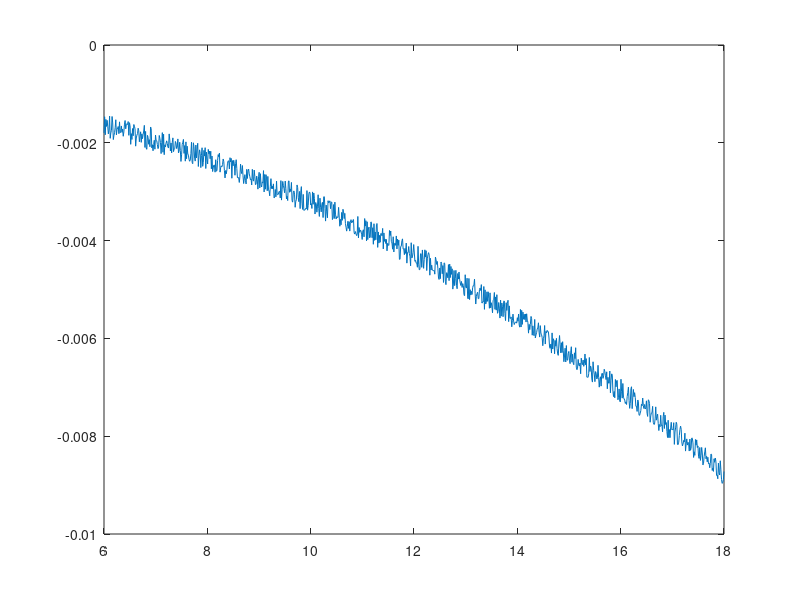

This chart was generated by the following MATLAB code: (Note: this script raises an error after producing the figure.)

%%

% Generate B^2 distriution with noise

B = linspace(6, 18, 1000);
V = -0.001 - (B.^2) .* 0.008 ./ 324 + rand(1, 1000) .* 0.0005;

plot(B, V)

data = [B' V'];
save('typical_B2_plus_noise.dat', 'data', '-ascii', '-tabs');

% Generate typical flat disibution with noise

% B = linspace(6, 18, 1000);
% V = -0.001 + rand(1, 1000) .* 0.001;
% 
% plot(B, V)
    
%%

data = load('typical_B2_plus_noise.dat');
B = data(:,1);
V = data(:,2) .* 1e3;

p = polyfit(1./B, V, 2);
% invB = linspace(max(1./B), min(1./B), 1000);
fitInvB = polyval(p, 1./B);

figure
hold on


FONT_SIZE = 18;
set( get( gca, 'XLabel' ), 'FontSize', FONT_SIZE );
set( get( gca, 'YLabel' ), 'FontSize', FONT_SIZE );
set( get( gca, 'ZLabel' ), 'FontSize', FONT_SIZE );
set( gca, 'FontSize', FONT_SIZE);
set( gca, 'FontName', 'Times New Roman');

set(gcf, 'Color', [1 1 1]);
set(gca, 'Color', 'none');

box on;

% set(gcf, 'Position', [163   500   568   259]);
set(gcf, 'Position', [147   678   446   159]);

p = polyfit(B, V, 2);
fitB = polyval(p, B);

plot(B, V, 'k');
plot(B, fitB, 'r', 'Linewidth', 2);

xlim([6 18]);

export_fig('fit_B.png', '-r150', '-transparent');

figure
hold on


FONT_SIZE = 18;
set( get( gca, 'XLabel' ), 'FontSize', FONT_SIZE );
set( get( gca, 'YLabel' ), 'FontSize', FONT_SIZE );
set( get( gca, 'ZLabel' ), 'FontSize', FONT_SIZE );
set( gca, 'FontSize', FONT_SIZE);
set( gca, 'FontName', 'Times New Roman');

set(gcf, 'Color', [1 1 1]);
set(gca, 'Color', 'none');

box on;

% set(gcf, 'Position', [163   500   568   259]);
set(gcf, 'Position', [147   678   446   159]);

plot(1./B, V, 'k');
plot(1./B, fitInvB, 'r', 'Linewidth', 2);

xlim([min(1./B) max(1./B)]);

export_fig('fit_invB.png', '-r150', '-transparent');


%%

% Now load the FFT

fh = fopen('typical_B2_plus_noise_B_fft.dat');
data = textscan(fh, '%f %f', 'Headerlines', 5);
fclose(fh);

x = data{1};
y = data{2};

figure
hold on


FONT_SIZE = 18;
set( get( gca, 'XLabel' ), 'FontSize', FONT_SIZE );
set( get( gca, 'YLabel' ), 'FontSize', FONT_SIZE );
set( get( gca, 'ZLabel' ), 'FontSize', FONT_SIZE );
set( gca, 'FontSize', FONT_SIZE);
set( gca, 'FontName', 'Times New Roman');

set(gcf, 'Color', [1 1 1]);
set(gca, 'Color', 'none');

box on;

set(gcf, 'Position', [589   476   416   370]);
% set(gcf, 'Position', [589   476   518   370]);


plot(x, y, 'k-');

xlim([0 100]);
ylim([0 0.08]);




fh = fopen('typical_B2_plus_noise_invB_fft.dat');
data = textscan(fh, '%f %f', 'Headerlines', 5);
fclose(fh);

x = data{1};
y = data{2};

% figure
% hold on
% 
% 
% FONT_SIZE = 18;
% set( get( gca, 'XLabel' ), 'FontSize', FONT_SIZE );
% set( get( gca, 'YLabel' ), 'FontSize', FONT_SIZE );
% set( get( gca, 'ZLabel' ), 'FontSize', FONT_SIZE );
% set( gca, 'FontSize', FONT_SIZE);
% set( gca, 'FontName', 'Times New Roman');
% 
% set(gcf, 'Color', [1 1 1]);
% set(gca, 'Color', 'none');
% 
% box on;
% 
% set(gcf, 'Position', [462   265   376   259]);

plot(x, y, 'k--');

xlim([0, 100]);
ylim([0 0.08]);

set(gca, 'YTickLabel', '');

% legend('Fitted to B', 'Fitted to 1/B');

export_fig('fft_inset.png', '-r150', '-transparent');
